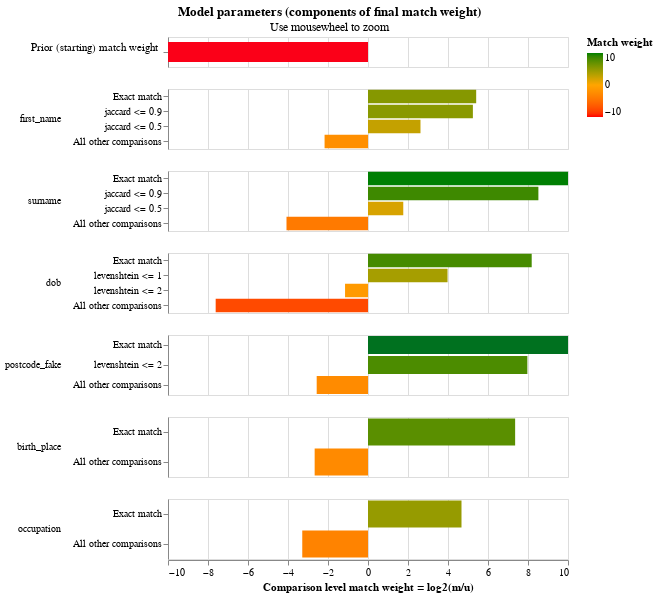

The cell this chart's notebook holds for it:
### Markdown cell above
The final match weights can be viewed in the match weights chart:

### Code cell
linker.match_weights_chart()

### Figure 1 — Vega-Lite specification as saved in the notebook (floating-point values rounded to 4 significant figures)
{"$schema": "https://vega.github.io/schema/vega-lite/v5.2.json", "config": {"header": {"title": null}, "mark": {"tooltip": null}, "title": {"anchor": "middle"}, "view": {"height": 60, "width": 400}}, "data": {"values": [{"bayes_factor": 0.0001093, "bayes_factor_description": "Proportion of matches is 0.000, equivalent to a starting match weight of -13.159.This means that if two records are drawn at random, one in  9,148.6 is expected to be a match", "comparison_name": "proportion_of_matches", "comparison_sort_order": -1, "comparison_vector_value": 0, "has_tf_adjustments": false, "is_null_level": false, "label_for_charts": "", "log2_bayes_factor": -13.16, "m_probability": null, "m_probability_description": null, "max_comparison_vector_value": 0, "proportion_of_matches": 0.0001093, "sql_condition": null, "tf_adjustment_column": null, "tf_adjustment_weight": null, "u_probability": null, "u_probability_description": null}, {"bayes_factor": 42.49, "bayes_factor_description": "If comparison level is `exact match` then comparison is 42.49 times more likely to be a match", "comparison_name": "first_name", "comparison_sort_order": 0, "comparison_vector_value": 3, "has_tf_adjustments": false, "is_null_level": false, "label_for_charts": "Exact match", "log2_bayes_factor": 5.409, "m_probability": 0.5552, "m_probability_description": "Amongst matching record comparisons, 55.52% of records are in the exact match comparison level", "max_comparison_vector_value": 3, "proportion_of_matches": 0.0001093, "sql_condition": "first_name_l = first_name_r", "tf_adjustment_column": null, "tf_adjustment_weight": 1, "u_probability": 0.01307, "u_probability_description": "Amongst non-matching record comparisons, 1.31% of records are in the exact match comparison level"}, {"bayes_factor": 37.9, "bayes_factor_description": "If comparison level is `jaccard <= 0.9` then comparison is 37.90 times more likely to be a match", "comparison_name": "first_name", "comparison_sort_order": 0, "comparison_vector_value": 2, "has_tf_adjustments": false, "is_null_level": false, "label_for_charts": "jaccard <= 0.9", "log2_bayes_factor": 5.244, "m_probability": 0.007576, "m_probability_description": "Amongst matching record comparisons, 0.76% of records are in the jaccard <= 0.9 comparison level", "max_comparison_vector_value": 3, "proportion_of_matches": 0.0001093, "sql_condition": "jaccard(first_name_l, first_name_r) >= 0.9", "tf_adjustment_column": null, "tf_adjustment_weight": 1, "u_probability": 0.0001999, "u_probability_description": "Amongst non-matching record comparisons, 0.02% of records are in the jaccard <= 0.9 comparison level"}, {"bayes_factor": 6.166, "bayes_factor_description": "If comparison level is `jaccard <= 0.5` then comparison is 6.17 times more likely to be a match", "comparison_name": "first_name", "comparison_sort_order": 0, "comparison_vector_value": 1, "has_tf_adjustments": false, "is_null_level": false, "label_for_charts": "jaccard <= 0.5", "log2_bayes_factor": 2.624, "m_probability": 0.2264, "m_probability_description": "Amongst matching record comparisons, 22.64% of records are in the jaccard <= 0.5 comparison level", "max_comparison_vector_value": 3, "proportion_of_matches": 0.0001093, "sql_condition": "jaccard(first_name_l, first_name_r) >= 0.5", "tf_adjustment_column": null, "tf_adjustment_weight": 1, "u_probability": 0.03671, "u_probability_description": "Amongst non-matching record comparisons, 3.67% of records are in the jaccard <= 0.5 comparison level"}, {"bayes_factor": 0.222, "bayes_factor_description": "If comparison level is `all other comparisons` then comparison is  4.50 times less likely to be a match", "comparison_name": "first_name", "comparison_sort_order": 0, "comparison_vector_value": 0, "has_tf_adjustments": false, "is_null_level": false, "label_for_charts": "All other comparisons", "log2_bayes_factor": -2.171, "m_probability": 0.2109, "m_probability_description": "Amongst matching record comparisons, 21.09% of records are in the all other comparisons comparison level", "max_comparison_vector_value": 3, "proportion_of_matches": 0.0001093, "sql_condition": "ELSE", "tf_adjustment_column": null, "tf_adjustment_weight": 1, "u_probability": 0.95, "u_probability_description": "Amongst non-matching record comparisons, 95.00% of records are in the all other comparisons comparison level"}, {"bayes_factor": 1141.0, "bayes_factor_description": "If comparison level is `exact match` then comparison is 1,141.15 times more likely to be a match", "comparison_name": "surname", "comparison_sort_order": 1, "comparison_vector_value": 3, "has_tf_adjustments": false, "is_null_level": false, "label_for_charts": "Exact match", "log2_bayes_factor": 10.16, "m_probability": 0.7878, "m_probability_description": "Amongst matching record comparisons, 78.78% of records are in the exact match comparison level", "max_comparison_vector_value": 3, "proportion_of_matches": 0.0001093, "sql_condition": "surname_l = surname_r", "tf_adjustment_column": null, "tf_adjustment_weight": 1, "u_probability": 0.0006904, "u_probability_description": "Amongst non-matching record comparisons, 0.07% of records are in the exact match comparison level"}, {"bayes_factor": 366.9, "bayes_factor_description": "If comparison level is `jaccard <= 0.9` then comparison is 366.90 times more likely to be a match", "comparison_name": "surname", "comparison_sort_order": 1, "comparison_vector_value": 2, "has_tf_adjustments": false, "is_null_level": false, "label_for_charts": "jaccard <= 0.9", "log2_bayes_factor": 8.519, "m_probability": 0.02713, "m_probability_description": "Amongst matching record comparisons, 2.71% of records are in the jaccard <= 0.9 comparison level", "max_comparison_vector_value": 3, "proportion_of_matches": 0.0001093, "sql_condition": "jaccard(surname_l, surname_r) >= 0.9", "tf_adjustment_column": null, "tf_adjustment_weight": 1, "u_probability": 7.395e-05, "u_probability_description": "Amongst non-matching record comparisons, 0.01% of records are in the jaccard <= 0.9 comparison level"}, {"bayes_factor": 3.395, "bayes_factor_description": "If comparison level is `jaccard <= 0.5` then comparison is 3.40 times more likely to be a match", "comparison_name": "surname", "comparison_sort_order": 1, "comparison_vector_value": 1, "has_tf_adjustments": false, "is_null_level": false, "label_for_charts": "jaccard <= 0.5", "log2_bayes_factor": 1.763, "m_probability": 0.128, "m_probability_description": "Amongst matching record comparisons, 12.80% of records are in the jaccard <= 0.5 comparison level", "max_comparison_vector_value": 3, "proportion_of_matches": 0.0001093, "sql_condition": "jaccard(surname_l, surname_r) >= 0.5", "tf_adjustment_column": null, "tf_adjustment_weight": 1, "u_probability": 0.03771, "u_probability_description": "Amongst non-matching record comparisons, 3.77% of records are in the jaccard <= 0.5 comparison level"}, {"bayes_factor": 0.05932, "bayes_factor_description": "If comparison level is `all other comparisons` then comparison is  16.86 times less likely to be a match", "comparison_name": "surname", "comparison_sort_order": 1, "comparison_vector_value": 0, "has_tf_adjustments": false, "is_null_level": false, "label_for_charts": "All other comparisons", "log2_bayes_factor": -4.075, "m_probability": 0.05704, "m_probability_description": "Amongst matching record comparisons, 5.70% of records are in the all other comparisons comparison level", "max_comparison_vector_value": 3, "proportion_of_matches": 0.0001093, "sql_condition": "ELSE", "tf_adjustment_column": null, "tf_adjustment_weight": 1, "u_probability": 0.9615, "u_probability_description": "Amongst non-matching record comparisons, 96.15% of records are in the all other comparisons comparison level"}, {"bayes_factor": 291.0, "bayes_factor_description": "If comparison level is `exact match` then comparison is 291.02 times more likely to be a match", "comparison_name": "dob", "comparison_sort_order": 2, "comparison_vector_value": 3, "has_tf_adjustments": false, "is_null_level": false, "label_for_charts": "Exact match", "log2_bayes_factor": 8.185, "m_probability": 0.6178, "m_probability_description": "Amongst matching record comparisons, 61.78% of records are in the exact match comparison level", "max_comparison_vector_value": 3, "proportion_of_matches": 0.0001093, "sql_condition": "dob_l = dob_r", "tf_adjustment_column": null, "tf_adjustment_weight": 1, "u_probability": 0.002123, "u_probability_description": "Amongst non-matching record comparisons, 0.21% of records are in the exact match comparison level"}, {"bayes_factor": 15.75, "bayes_factor_description": "If comparison level is `levenshtein <= 1` then comparison is 15.75 times more likely to be a match", "comparison_name": "dob", "comparison_sort_order": 2, "comparison_vector_value": 2, "has_tf_adjustments": false, "is_null_level": false, "label_for_charts": "levenshtein <= 1", "log2_bayes_factor": 3.977, "m_probability": 0.3404, "m_probability_description": "Amongst matching record comparisons, 34.04% of records are in the levenshtein <= 1 comparison level", "max_comparison_vector_value": 3, "proportion_of_matches": 0.0001093, "sql_condition": "levenshtein(dob_l, dob_r) <= 1", "tf_adjustment_column": null, "tf_adjustment_weight": 1, "u_probability": 0.02162, "u_probability_description": "Amongst non-matching record comparisons, 2.16% of records are in the levenshtein <= 1 comparison level"}, {"bayes_factor": 0.4513, "bayes_factor_description": "If comparison level is `levenshtein <= 2` then comparison is  2.22 times less likely to be a match", "comparison_name": "dob", "comparison_sort_order": 2, "comparison_vector_value": 1, "has_tf_adjustments": false, "is_null_level": false, "label_for_charts": "levenshtein <= 2", "log2_bayes_factor": -1.148, "m_probability": 0.03726, "m_probability_description": "Amongst matching record comparisons, 3.73% of records are in the levenshtein <= 2 comparison level", "max_comparison_vector_value": 3, "proportion_of_matches": 0.0001093, "sql_condition": "levenshtein(dob_l, dob_r) <= 2", "tf_adjustment_column": null, "tf_adjustment_weight": 1, "u_probability": 0.08255, "u_probability_description": "Amongst non-matching record comparisons, 8.26% of records are in the levenshtein <= 2 comparison level"}, {"bayes_factor": 0.005097, "bayes_factor_description": "If comparison level is `all other comparisons` then comparison is  196.20 times less likely to be a match", "comparison_name": "dob", "comparison_sort_order": 2, "comparison_vector_value": 0, "has_tf_adjustments": false, "is_null_level": false, "label_for_charts": "All other comparisons", "log2_bayes_factor": -7.616, "m_probability": 0.004555, "m_probability_description": "Amongst matching record comparisons, 0.46% of records are in the all other comparisons comparison level", "max_comparison_vector_value": 3, "proportion_of_matches": 0.0001093, "sql_condition": "ELSE", "tf_adjustment_column": null, "tf_adjustment_weight": 1, "u_probability": 0.8937, "u_probability_description": "Amongst non-matching record comparisons, 89.37% of records are in the all other comparisons comparison level"}, {"bayes_factor": 4945.0, "bayes_factor_description": "If comparison level is `exact match` then comparison is 4,945.21 times more likely to be a match", "comparison_name": "postcode_fake", "comparison_sort_order": 3, "comparison_vector_value": 2, "has_tf_adjustments": false, "is_null_level": false, "label_for_charts": "Exact match", "log2_bayes_factor": 12.27, "m_probability": 0.6886, "m_probability_description": "Amongst matching record comparisons, 68.86% of records are in the exact match comparison level", "max_comparison_vector_value": 2, "proportion_of_matches": 0.0001093, "sql_condition": "postcode_fake_l = postcode_fake_r", "tf_adjustment_column": null, "tf_adjustment_weight": 1, "u_probability": 0.0001392, "u_probability_description": "Amongst non-matching record comparisons, 0.01% of records are in the exact match comparison level"}, {"bayes_factor": 250.4, "bayes_factor_description": "If comparison level is `levenshtein <= 2` then comparison is 250.40 times more likely to be a match", "comparison_name": "postcode_fake", "comparison_sort_order": 3, "comparison_vector_value": 1, "has_tf_adjustments": false, "is_null_level": false, "label_for_charts": "levenshtein <= 2", "log2_bayes_factor": 7.968, "m_probability": 0.1426, "m_probability_description": "Amongst matching record comparisons, 14.26% of records are in the levenshtein <= 2 comparison level", "max_comparison_vector_value": 2, "proportion_of_matches": 0.0001093, "sql_condition": "levenshtein(postcode_fake_l, postcode_fake_r) <= 2", "tf_adjustment_column": null, "tf_adjustment_weight": 1, "u_probability": 0.0005694, "u_probability_description": "Amongst non-matching record comparisons, 0.06% of records are in the levenshtein <= 2 comparison level"}, {"bayes_factor": 0.169, "bayes_factor_description": "If comparison level is `all other comparisons` then comparison is  5.92 times less likely to be a match", "comparison_name": "postcode_fake", "comparison_sort_order": 3, "comparison_vector_value": 0, "has_tf_adjustments": false, "is_null_level": false, "label_for_charts": "All other comparisons", "log2_bayes_factor": -2.565, "m_probability": 0.1689, "m_probability_description": "Amongst matching record comparisons, 16.89% of records are in the all other comparisons comparison level", "max_comparison_vector_value": 2, "proportion_of_matches": 0.0001093, "sql_condition": "ELSE", "tf_adjustment_column": null, "tf_adjustment_weight": 1, "u_probability": 0.9993, "u_probability_description": "Amongst non-matching record comparisons, 99.93% of records are in the all other comparisons comparison level"}, {"bayes_factor": 163.9, "bayes_factor_description": "If comparison level is `exact match` then comparison is 163.94 times more likely to be a match", "comparison_name": "birth_place", "comparison_sort_order": 4, "comparison_vector_value": 1, "has_tf_adjustments": false, "is_null_level": false, "label_for_charts": "Exact match", "log2_bayes_factor": 7.357, "m_probability": 0.8434, "m_probability_description": "Amongst matching record comparisons, 84.34% of records are in the exact match comparison level", "max_comparison_vector_value": 1, "proportion_of_matches": 0.0001093, "sql_condition": "birth_place_l = birth_place_r", "tf_adjustment_column": null, "tf_adjustment_weight": 1, "u_probability": 0.005144, "u_probability_description": "Amongst non-matching record comparisons, 0.51% of records are in the exact match comparison level"}, {"bayes_factor": 0.1574, "bayes_factor_description": "If comparison level is `all other comparisons` then comparison is  6.35 times less likely to be a match", "comparison_name": "birth_place", "comparison_sort_order": 4, "comparison_vector_value": 0, "has_tf_adjustments": false, "is_null_level": false, "label_for_charts": "All other comparisons", "log2_bayes_factor": -2.667, "m_probability": 0.1566, "m_probability_description": "Amongst matching record comparisons, 15.66% of records are in the all other comparisons comparison level", "max_comparison_vector_value": 1, "proportion_of_matches": 0.0001093, "sql_condition": "ELSE", "tf_adjustment_column": null, "tf_adjustment_weight": 1, "u_probability": 0.9949, "u_probability_description": "Amongst non-matching record comparisons, 99.49% of records are in the all other comparisons comparison level"}, {"bayes_factor": 25.54, "bayes_factor_description": "If comparison level is `exact match` then comparison is 25.54 times more likely to be a match", "comparison_name": "occupation", "comparison_sort_order": 5, "comparison_vector_value": 1, "has_tf_adjustments": false, "is_null_level": false, "label_for_charts": "Exact match", "log2_bayes_factor": 4.675, "m_probability": 0.9012, "m_probability_description": "Amongst matching record comparisons, 90.12% of records are in the exact match comparison level", "max_comparison_vector_value": 1, "proportion_of_matches": 0.0001093, "sql_condition": "occupation_l = occupation_r", "tf_adjustment_column": null, "tf_adjustment_weight": 1, "u_probability": 0.03529, "u_probability_description": "Amongst non-matching record comparisons, 3.53% of records are in the exact match comparison level"}, {"bayes_factor": 0.1024, "bayes_factor_description": "If comparison level is `all other comparisons` then comparison is  9.76 times less likely to be a match", "comparison_name": "occupation", "comparison_sort_order": 5, "comparison_vector_value": 0, "has_tf_adjustments": false, "is_null_level": false, "label_for_charts": "All other comparisons", "log2_bayes_factor": -3.287, "m_probability": 0.09883, "m_probability_description": "Amongst matching record comparisons, 9.88% of records are in the all other comparisons comparison level", "max_comparison_vector_value": 1, "proportion_of_matches": 0.0001093, "sql_condition": "ELSE", "tf_adjustment_column": null, "tf_adjustment_weight": 1, "u_probability": 0.9647, "u_probability_description": "Amongst non-matching record comparisons, 96.47% of records are in the all other comparisons comparison level"}]}, "resolve": {"axis": {"y": "independent"}, "scale": {"y": "independent"}}, "selection": {"zoom_selector": {"bind": "scales", "encodings": ["x"], "type": "interval"}}, "title": {"subtitle": "Use mousewheel to zoom", "text": "Model parameters (components of final match weight)"}, "vconcat": [{"encoding": {"color": {"field": "log2_bayes_factor", "scale": {"domain": [-10, 0, 10], "range": ["red", "orange", "green"]}, "title": "Match weight", "type": "quantitative"}, "tooltip": [{"field": "comparison_name", "title": "Comparison name", "type": "nominal"}, {"field": "proportion_of_matches", "format": ".4f", "title": "Proportion of matches", "type": "nominal"}, {"field": "log2_bayes_factor", "format": ",.4f", "title": "Equivalent match weight", "type": "quantitative"}, {"field": "bayes_factor_description", "title": "Match weight description", "type": "nominal"}], "x": {"axis": {"domain": false, "labels": false, "ticks": false, "title": ""}, "field": "log2_bayes_factor", "scale": {"domain": [-10, 10]}, "type": "quantitative"}, "y": {"axis": {"title": "Prior (starting) match weight", "titleAlign": "right", "titleAngle": 0, "titleFontWeight": "normal"}, "field": "label_for_charts", "sort": {"field": "comparison_vector_value", "order": "descending"}, "type": "nominal"}}, "height": 30, "mark": {"clip": true, "height": 20, "type": "bar"}, "selection": {"zoom_selector": {"bind": "scales", "encodings": ["x"], "type": "interval"}}, "transform": [{"filter": "(datum.comparison_name == 'proportion_of_matches')"}]}, {"encoding": {"color": {"field": "log2_bayes_factor", "scale": {"domain": [-10, 0, 10], "range": ["red", "orange", "green"]}, "title": "Match weight", "type": "quantitative"}, "row": {"field": "comparison_name", "header": {"labelAlign": "left", "labelAnchor": "middle", "labelAngle": 0}, "sort": {"field": "comparison_sort_order"}, "type": "nominal"}, "tooltip": [{"field": "comparison_name", "title": "Comparison name", "type": "nominal"}, {"field": "label_for_charts", "title": "Label", "type": "ordinal"}, {"field": "sql_condition", "title": "SQL condition", "type": "nominal"}, {"field": "m_probability", "format": ".4f", "title": "M probability", "type": "quantitative"}, {"field": "u_probability", "format": ".4f", "title": "U probability", "type": "quantitative"}, {"field": "bayes_factor", "format": ",.4f", "title": "Bayes factor = m/u", "type": "quantitative"}, {"field": "log2_bayes_factor", "format": ",.4f", "title": "Match weight = log2(m/u)", "type": "quantitative"}, {"field": "bayes_factor_description", "title": "Match weight description", "type": "nominal"}], "x": {"axis": {"title": "Comparison level match weight = log2(m/u)"}, "field": "log2_bayes_factor", "scale": {"domain": [-10, 10]}, "type": "quantitative"}, "y": {"axis": {"title": null}, "field": "label_for_charts", "sort": {"field": "comparison_vector_value", "order": "descending"}, "type": "nominal"}}, "mark": {"clip": true, "type": "bar"}, "resolve": {"axis": {"y": "independent"}, "scale": {"y": "independent"}}, "selection": {"zoom_selector": {"bind": "scales", "encodings": ["x"], "type": "interval"}}, "transform": [{"filter": "(datum.comparison_name != 'proportion_of_matches')"}]}]}
